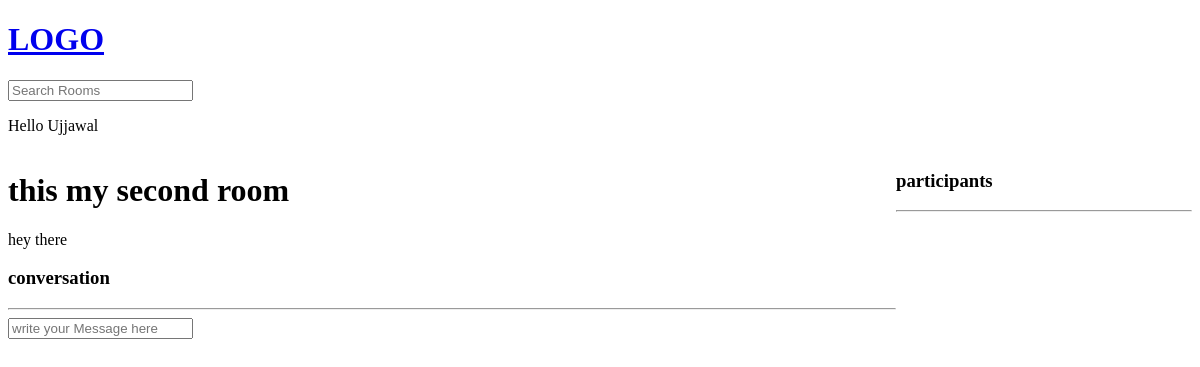
Before: /room/2/ (signed in) with the older database file.
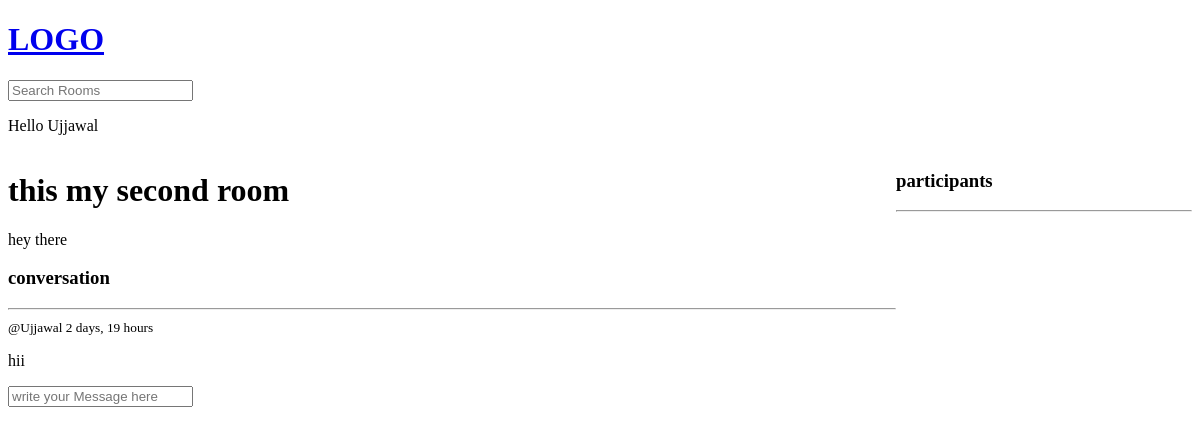
After: the same page with the newer database file.
### base/models.py (models this page shows, shortened)
class Message(models.Model):
    user = models.ForeignKey(User, on_delete=models.CASCADE)
    room = models.ForeignKey(Room, on_delete=models.CASCADE)
    body = models.TextField()
    updates = models.DateTimeField(auto_now=True)
    created = models.DateTimeField(auto_now_add=True)

### base/views.py (the view, shortened to what this page needs)
# urls.py: path('room/<str:pk>/', views.room, name="room"),
def room(request,pk):
    room = Room.objects.get(id=pk)
    room_messages = room.message_set.all()
    participants = room.participants.all()
    context = {'room': room ,'room_messages':room_messages,'participants':participants}
    return render(request,'base/room.html',context)

### base/templates/base/room.html (shortened to what this page needs)
{% extends 'main.html' %}
{% block content %}
<div class="room-container">
    <div>
<h1>{{room.name}}</h1>
<p>{{room.description}}</p>
<div class="comment-wrapper">
    <h3>conversation</h3>
    <hr>
    {% for message in room_messages %}
    <div>
        <small>@{{message.user}} {{message.created|timesince}}</small>
        <p>{{message.body}}</p>
    </div>
    {% endfor %}
</div>
{% if request.user.is_authenticated  %}
<div class="comment-form">
    <form method="POST" action="">
          <input type="text"  name="body" placeholder="write your Message here"/>
    </form>
</div>
{% endif %}
</div>
<div>
    <h3>participants</h3>
    <hr>
</div>
</div>
{% endblock %}

Changed rows visible on the page:
added Message: user "Ujjawal", created "2 days, 19 hours", body "hii"
